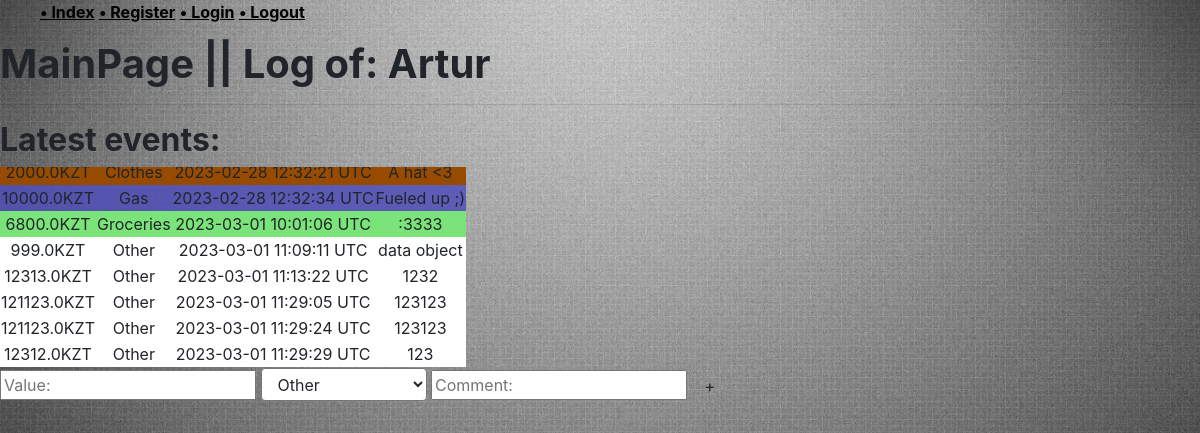
The app's page / (signed in), older data.
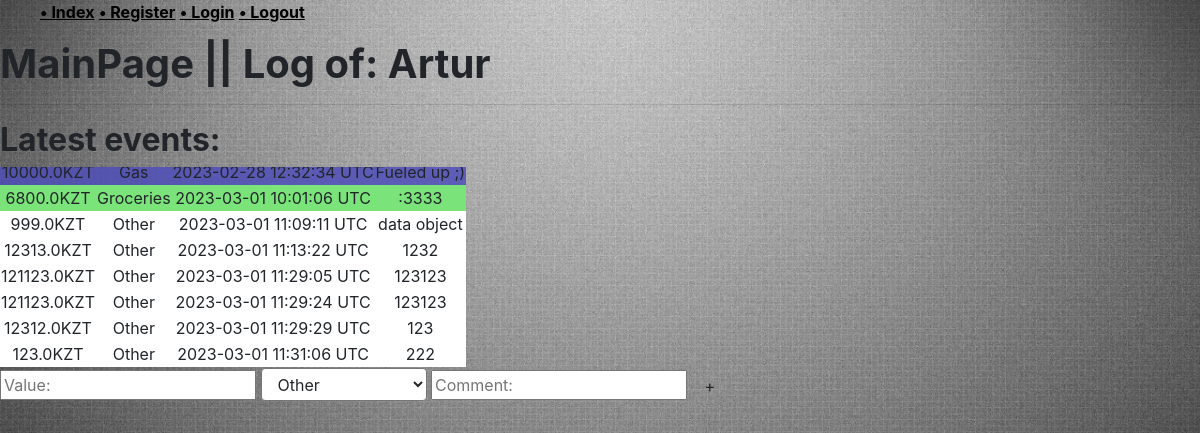
The same page, newer data.
### log/models.py (models this page shows, shortened)
class Entry(models.Model):
    user = models.ForeignKey(settings.AUTH_USER_MODEL, on_delete=models.CASCADE)
    category = models.ForeignKey(Category, on_delete=models.SET_DEFAULT, default=1)
    currency = models.CharField(choices=CURRENCY_CHOICES, max_length=3, default='KZT')
    value = models.FloatField(validators=[MinValueValidator(0)])
    date = models.DateTimeField(default=timezone.now)
    comment = models.CharField(max_length=200, blank=True)
    class Meta:
        verbose_name = "Entry"
        verbose_name_plural = "Entries"

class Category(models.Model):
    name = models.CharField(max_length=200)
    INCOME = '+'
    SPEND = '-'
    KIND_CHOICES = [
        (INCOME, 'income'),
        (SPEND, 'spend')
    ]
    kind = models.CharField(
        max_length=1,
        choices=KIND_CHOICES,
        default=SPEND,
    )
    def __str__(self):
        return self.name
    class Meta:
        verbose_name = "Category"
        verbose_name_plural = "Categories"

### log/views.py (the view)
# urls.py: path('', include('log.urls')),
@login_required
def log(request):
    current_user = request.user
    entries = collect_entries(current_user)
    categories = collect_categories(current_user)
    context = {
        'user'          : current_user.username,
        'entries'       : entries,
        'categories'    : categories,
    }
    return render(request, 'log/log.html', context)

### log/helpers.py (called while the page is built)
def collect_entries(user):
    entries_list = Entry.objects.filter(user=user.id)
    entries_dict = []
    for i, item in enumerate(entries_list):
        new_entry = {
            'value': item.value,
            'currency': item.currency,
            'category': item.category.name,
            'datetime': item.date.strftime("%Y-%m-%d %H:%M:%S %Z"),
            'comment' : item.comment,
            'iterator': i + 1,
        }
        entries_dict.append(new_entry)
    return entries_dict

def collect_categories(user):
    categories = Category.objects.all()
    return categories

### log/templates/log/log.html (shortened to what this page needs)
{% extends "accounts/layout.html" %}
{% block link %}
{% load static %}
    <link rel="stylesheet" type="text/css" href="{% static 'log/log_display.css' %}">
{% endblock link %}
{% block body %}
<h1 class="header">MainPage || Log of: {{user}}</h1>
<hr>
<h2 class="header">Latest events:</h2>
<div style="height: 200px; overflow-y: scroll; scroll-behavior: smooth; display:none" id="logTableContainer">
    <table id="logTable">
        <tbody>
            {% for entry in entries %}
            <tr class="{{entry.category|lower}}">
                <td>{{entry.value}}{{entry.currency}}</td>
                <td>{{entry.category}}</td>
                <td>{{entry.datetime}}</td>
                {% if 'comment' in entry %}
                <td>{{entry.comment}}</td>
                {% else %}
                <td>...</td>
                {% endif %}
            </tr>
            {% endfor %}
        </tbody>
    </table>
</div>
<form id="add-entry" style="display:inline-block;">
        <input name="value" id="input-value" placeholder="Value:">
        <select name="category" id="input-category" class="form-select">
            {% for category in categories %}
                {% if forloop.counter == 1 %}
                <option selected value="{{ category }}">{{category}}</option>
                {% else %}
                <option value="{{ category }}">{{category}}</option>
                {% endif %}
            {% endfor %}
        </select>
        <input name="comment" id="input-comment" placeholder="Comment:">
        <button class="btn" type="submit">+</button>
</form>
{% endblock body %}

Row changes from the older to the newer data that the page shows:
no longer on this page (row unchanged): Entry: value "2000.0", currency "KZT", comment "A hat <3"
no longer on this page (row unchanged): Category: category "Clothes"
added Entry: value "123.0", currency "KZT", comment "222"
Text that changed along with them:
new list line: "Other"
new list line: "2023-03-01 11:31:06 UTC"
list line gone: "2023-02-28 12:32:21 UTC"
